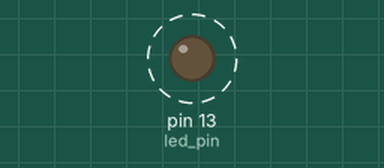
Recording of a sketch running on a simulated Arduino Uno, built with avr-gcc and run on an emulated ATmega328P. Parts: output pins drawn as LEDs (lit = HIGH). Dashed ring = blinking.

Above: at 0.3 s.
Timing chart, 0 to 3.0 s (numbered marks = the images above):
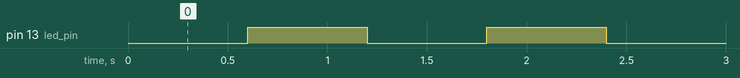

The sketch:

test_5_blink.ino
```cpp
const int led_pin = 13;         // the number of the LED pin
int led_state = LOW;             // ledState used to set the LED
long previous_millis = 0;        // will store last time LED was updated
unsigned long interval = 500;   // interval at which to blink (milliseconds)
void blink()
{
  unsigned long current_millis = millis();
  if(current_millis - previous_millis > interval)
  {
    previous_millis = current_millis;
    if (led_state == LOW)
      led_state = HIGH;
    else
      led_state = LOW;
    digitalWrite(led_pin, led_state);
  }
}

void setup()
{
  pinMode(13, OUTPUT);
  digitalWrite(13, LOW);
}

void loop()
{
  static unsigned long ts = millis();
  if (millis() - ts >= 200)
  {
    ts = millis();
    blink();
  }
}
```

Measured:
- by itself, pin 13 (led_pin): alternates HIGH for 0.60 s and LOW for 0.60 s
